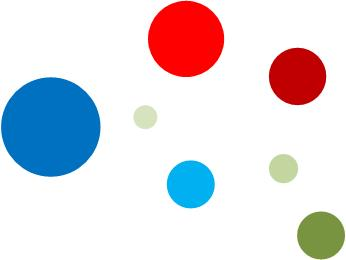
#> input picture Figures/figure1.jpg, 346 x 260 px, found by its file name
$ python test.py   (older library calls are emulated)
#> lines starting #> are read from the running program, lines starting #| are printed output that depends on the picture; after the words box and inside, x2 and y2 are one past the last pixel; in counts of white or black regions, pixels touching at a corner belong together
import cv2
import numpy as np
import matplotlib.pyplot as plt

import cv2

# Read the original image
img = cv2.imread(r'C:\Users\28692\Documents\Python works\opencv\Figures\figure1.jpg',1)
#> img is the input picture: shape (260, 346, 3); mean B, G, R 224, 218.3, 222.2
# Display original image
cv2.imshow('Original', img)
cv2.waitKey(0)

# Convert to graycsale
img_gray = cv2.cvtColor(img, cv2.COLOR_BGR2GRAY)
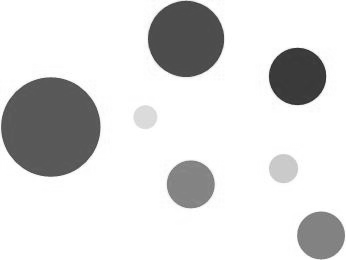
#> img_gray: shape (260, 346); min 34, max 255, mean 220.1
# Blur the image for better edge detection
img_blur = cv2.GaussianBlur(img_gray, (3,3), 0)

# Sobel Edge Detection
sobelx = cv2.Sobel(src=img_blur, ddepth=cv2.CV_64F, dx=1, dy=0, ksize=5) # Sobel Edge Detection on the X axis
sobely = cv2.Sobel(src=img_blur, ddepth=cv2.CV_64F, dx=0, dy=1, ksize=5) # Sobel Edge Detection on the Y axis
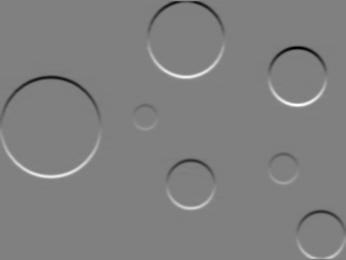
#> sobely: shape (260, 346) float64; min -7853, max 7785, mean 1.4; drawn with min black and max white
sobelxy = cv2.Sobel(src=img_blur, ddepth=cv2.CV_64F, dx=1, dy=1, ksize=5) # Combined X and Y Sobel Edge Detection
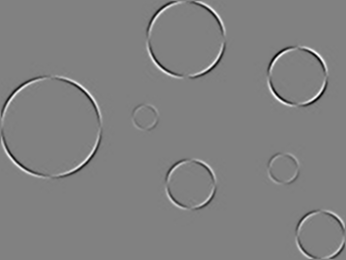
#> sobelxy: shape (260, 346) float64; min -999, max 975, mean 0; drawn with min black and max white
# Display Sobel Edge Detection Images
cv2.imshow('Sobel X', sobelx)
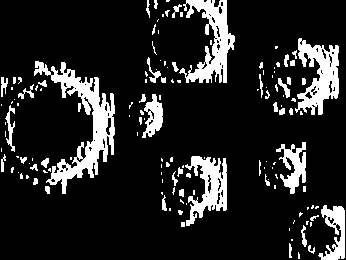
#> window 'Sobel X': shape (260, 346); 14.3% white; 141 white regions (89 under 20 px), largest, box (x1, y1, x2, y2) and area: (34, 61, 115, 194) 3141, (179, 0, 235, 83) 1991, (295, 38, 339, 115) 1789
cv2.waitKey(0)
cv2.imshow('Sobel Y', sobely)
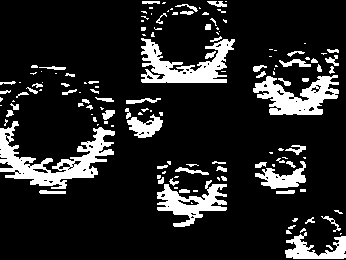
#> window 'Sobel Y': shape (260, 346); 14.6% white; 140 white regions (79 under 20 px), largest, box (x1, y1, x2, y2) and area: (0, 121, 115, 189) 2786, (141, 38, 235, 83) 2058, (253, 75, 339, 115) 1829
cv2.waitKey(0)
cv2.imshow('Sobel X Y using Sobel() function', sobelxy)
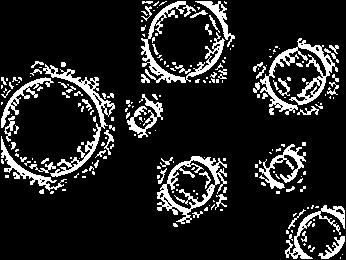
#> window 'Sobel X Y using Sobel() functi': shape (260, 346); 13.6% white; 226 white regions (160 under 20 px), largest, box (x1, y1, x2, y2) and area: (260, 38, 338, 115) 1489, (157, 156, 227, 224) 1337, (141, 1, 225, 83) 1319
cv2.waitKey(0)

# Canny Edge Detection
edges = cv2.Canny(image=img_blur, threshold1=100, threshold2=200) # Canny Edge Detection
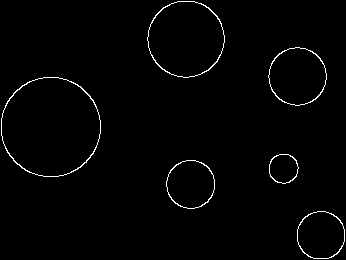
#> edges: shape (260, 346); 1.5% white in thin lines or dots
# Display Canny Edge Detection Image
cv2.imshow('Canny Edge Detection', edges)
cv2.waitKey(0)

cv2.destroyAllWindows()
